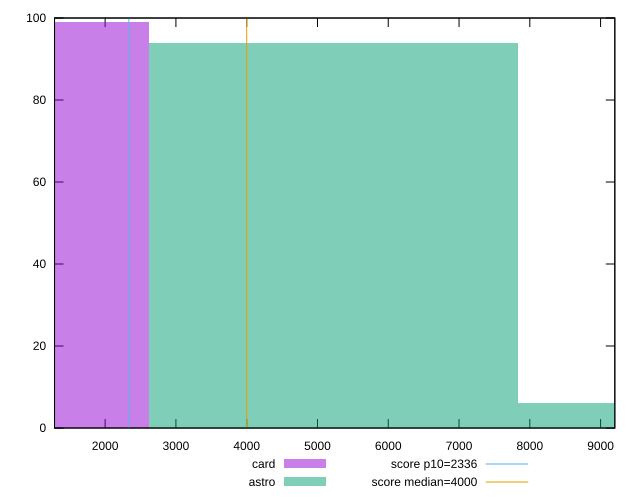

Here is the gnuplot script that generated this plot:
reset

$card <<EOF
0 99
EOF

$astro <<EOF
5225.801190795409 94
10451.602381590817 6
EOF

set key outside below
set boxwidth 5225.801190795409
set xrange [1285.1309999999999:9200.986999999997]
set yrange [0:100]
set trange [0:100]
set style fill transparent solid 0.5 noborder

set parametric
set terminal svg size 640, 500 enhanced background rgb 'white'
set output "reports/report_00027_2021-02-24T12-40-31.850Z/first-meaningful-paint/comparison/histogram/2_vs_3.svg"

plot $card title "card" with boxes, \
     $astro title "astro" with boxes, \
     2336,t title "score p10=2336", \
     4000,t title "score median=4000"

reset
